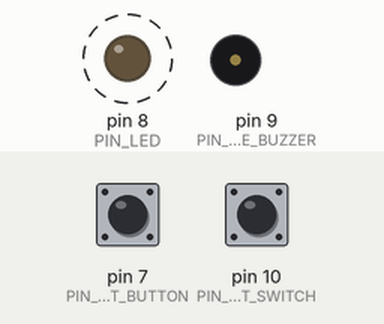
Recording of a sketch running on a simulated Arduino Uno, built with avr-gcc and run on an emulated ATmega328P. Shown: output pins drawn as LEDs (lit = HIGH), buzzer (waves = sounding, pin HIGH). Dashed ring = blinking. The test bench sets the inputs (shaded band); at power-on: pin 7 (PIN_RESET_BUTTON) HIGH, pin 10 (PIN_TILT_SWITCH) HIGH.

Above: at 0.5 s.
Timing chart, 0 to 3.0 s (numbered marks = the images above):
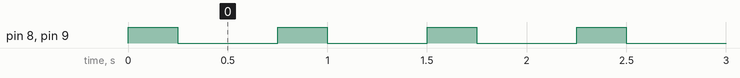

Measured:
- by itself, pin 8 (PIN_LED), pin 9 (PIN_ACTIVE_BUZZER): alternates HIGH for 0.25 s and LOW for 0.50 s

The sketch:

TiltSwitch.ino
```cpp
// https://www.youtube.com/watch?v=fnnang4zS4Q&list=PLWdhcCYoOsiJE1DS7OhPfwrHrGlUED6Az&index=6&ab_channel=BV3D%3ABryanVines


#define PIN_TILT_SWITCH (10)
#define PIN_ACTIVE_BUZZER (9)
#define PIN_LED (8)
#define PIN_RESET_BUTTON (7)

bool isOn;

void setup()
{
    pinMode(PIN_TILT_SWITCH, INPUT_PULLUP);
    pinMode(PIN_ACTIVE_BUZZER, OUTPUT);
    pinMode(PIN_LED, OUTPUT);
    pinMode(PIN_RESET_BUTTON, INPUT_PULLUP);

    digitalWrite(PIN_ACTIVE_BUZZER, LOW);
    digitalWrite(PIN_LED, LOW);

    isOn = false;
}

void loop()
{
    // TILT SWITCH NOT ACTIVE
    if (digitalRead(PIN_TILT_SWITCH) == HIGH && !isOn) {
        digitalWrite(PIN_ACTIVE_BUZZER, HIGH);
        digitalWrite(PIN_LED, HIGH);
        isOn = true;
    }


    // RESET BUTTON PRESSED
    if (digitalRead(PIN_RESET_BUTTON) == LOW && isOn) {
        digitalWrite(PIN_ACTIVE_BUZZER, LOW);
        digitalWrite(PIN_LED, LOW);
        delay(250);
        isOn = false;
    }

    if (isOn) {
        digitalWrite(PIN_ACTIVE_BUZZER, HIGH);
        digitalWrite(PIN_LED, HIGH);
        delay(250);
        digitalWrite(PIN_ACTIVE_BUZZER, LOW);
        digitalWrite(PIN_LED, LOW);
        delay(500);
    }
}
```
